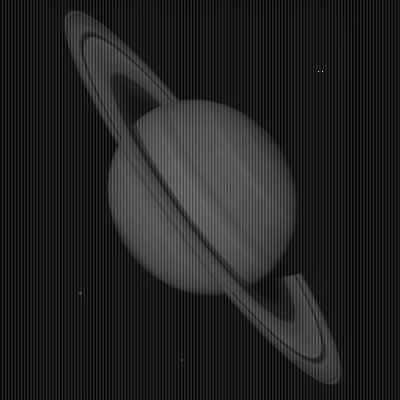
%> input picture ece481/hw2/images/saturn_bad.tif, 400 x 400 px
$ octave plot_intensity.m   (GNU Octave 9; MATLAB toolbox functions it lacks are replaced by stand-ins)
%> lines starting %> are read from the running program, lines starting %| are printed output that depends on the picture
%%%%%%%%%%%%%%%%%%%%%%%%%%%%%%%%%%%%%%%%%%%%%%%%%%%%%%%%%%%%%%%%%%%%%%%%%%%%%%%
%
%          File: plot_intensity.m
%        Author: Jay Mundrawala(jay@ir.iit.edu)
%       Created: Sat Feb 13 2010
%
%   Description: This script reads an image and applys a guassian filter with
%                various sigma values. A file with the results is saved in
%                the data folder, along with the intensity values for the
%                stars.
%
%%%%%%%%%%%%%%%%%%%%%%%%%%%%%%%%%%%%%%%%%%%%%%%%%%%%%%%%%%%%%%%%%%%%%%%%%%%%%%%

q     = 'images/saturn_bad.tif'
f     = uint8(imread(q));
%> f is the input picture: size 400x400 uint8; min 0, max 230, mean 34.5
[r,c] = size(f);
%> r = 400; c = 400
r = (r-1)/2;
%> r = 199.5
c = (c-1)/2;
%> c = 199.5
[u v] = meshgrid(-c:c, -r:r);

figure;
i = 2;
F = fft2(f);
subplot(6,2,1); imshow(f); title('Original Image');
subplot(6,2,2); plot(f(72,315:328)); title('Intensity Plot');
n = 0;
for sig = [75 60 40 20 10]
    H = fftshift(exp(-(u.^2 + v.^2)/(2*sig^2)));
    g = real(ifft2(F .* H));
    i = i + 1;
    if(mod(i-1, 12) == 0)
        n = n + 1;
        print(['data/intensity_',num2str(n) ,'.eps'], '-deps');
        figure;
        i = 1;
    end;
    subplot(6,2,i); imshow(g,[]); axis image; title(['\sigma=', num2str(sig)]);
    i = i + 1;
    subplot(6,2,i); plot(g(72,315:328));
end
%> this loop made 5 passes
%> pass 2, `g = real(ifft2(F .* H));`:
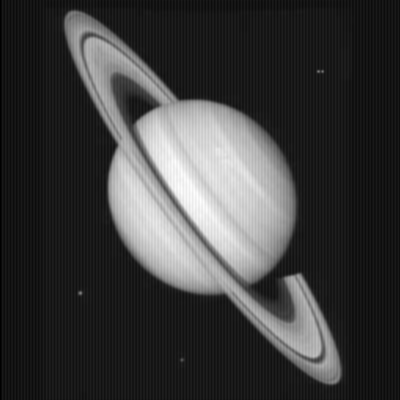
%> g: size 400x400 double; min 14.58, max 98.23, mean 34.5; drawn with min black and max white
%> after the loop, i = 12; n = 0
%> after the loop:
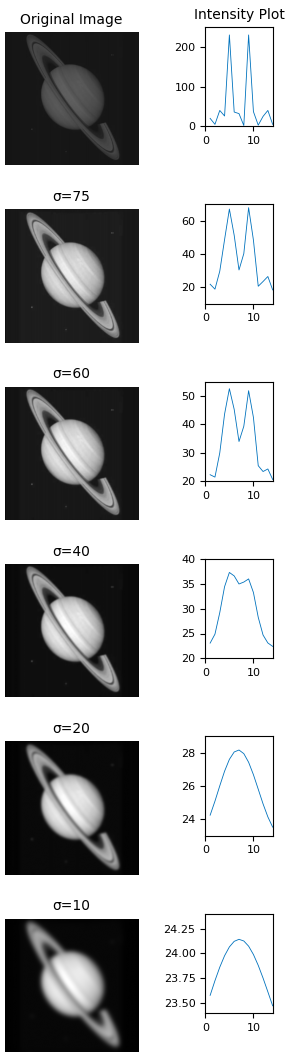
%> figure redrawn from the program's plot data, 12 panels
print(['data/intensity_',num2str(n+1) ,'.eps'], '-deps');
pause(10);
